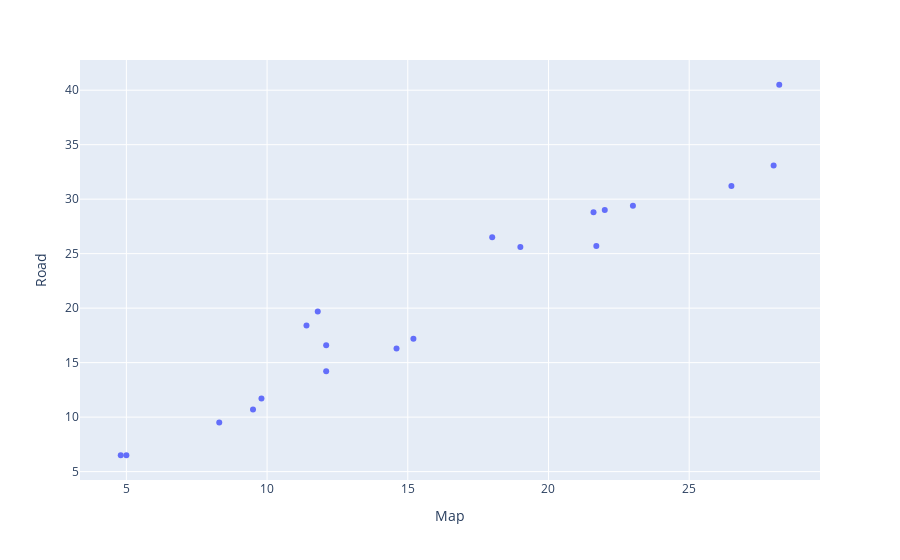

The code cell stored with this chart in its notebook:
### Markdown cell above
## Scatterplots

-----

### Code cell
# define the path to the dataset
path: str = "data/distance.csv"

# declare the DataFrame
df4 = pd.read_csv(path)

# plot the data
fig4 = px.scatter(df4, x="Map", y="Road")
fig4.show()

### Figure 1 — Plotly figure (JSON) as saved in the notebook; plotly's stock layout.template omitted (floating-point values rounded to 4 significant figures)
{"data": [{"hovertemplate": "Map=%{x}<br>Road=%{y}<extra></extra>", "legendgroup": "", "marker": {"color": "#636efa", "symbol": "circle"}, "mode": "markers", "name": "", "orientation": "v", "showlegend": false, "type": "scatter", "x": [9.5, 9.8, 5, 19, 23, 14.6, 15.2, 8.3, 11.4, 21.6, 11.8, 26.5, 12.1, 4.8, 22, 21.7, 28.2, 18, 12.1, 28], "xaxis": "x", "y": [10.7, 11.7, 6.5, 25.6, 29.4, 16.3, 17.2, 9.5, 18.4, 28.8, 19.7, 31.2, 16.6, 6.5, 29, 25.7, 40.5, 26.5, 14.2, 33.1], "yaxis": "y"}], "layout": {"legend": {"tracegroupgap": 0}, "margin": {"t": 60}, "xaxis": {"anchor": "y", "domain": [0, 1], "title": {"text": "Map"}}, "yaxis": {"anchor": "x", "domain": [0, 1], "title": {"text": "Road"}}}}
